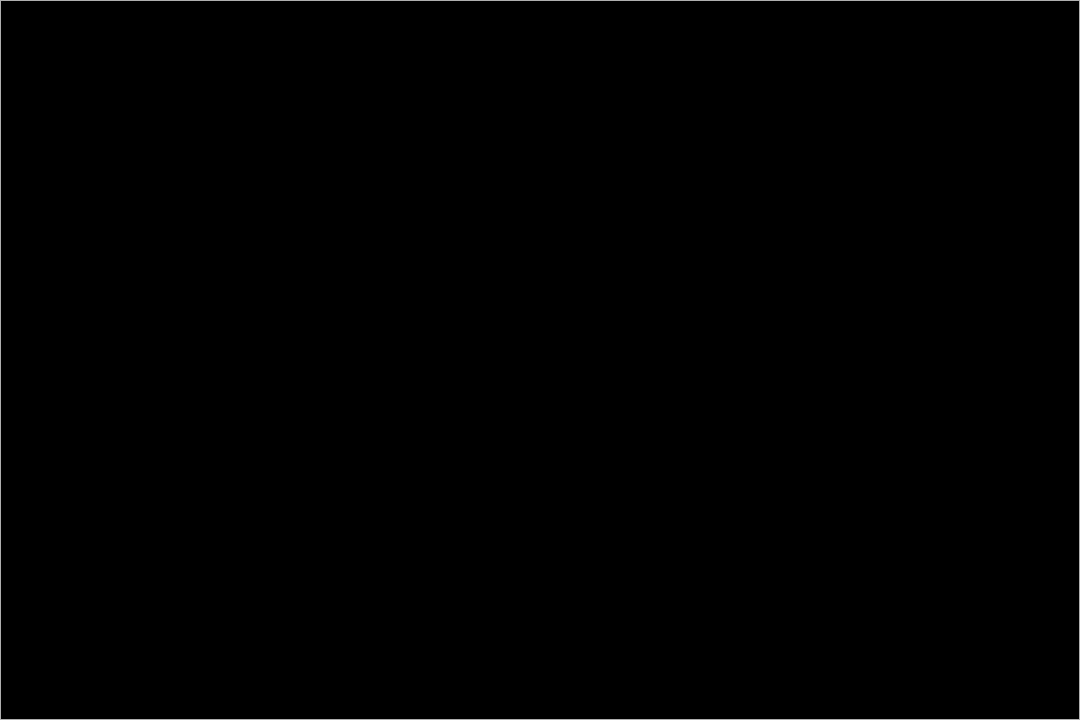
Frame 1 (no input)
Frame 60 (no input): identical to frame 1, image omitted
Frame 120 (the mouse pressed at the canvas centre since frame 60): identical to frame 1, image omitted

The p5.js sketch that drew this single still picture (run headless with seeded random() and noise() and a simulated clock; from frame 60 on, the mouse is pressed at the canvas centre):

// p5.js sketch
// ── sketch.js
let current = [];
let previous = [];
let DAMP = 0.999;
let rows;
let cols;

function setup() {
  pixelDensity(1);
  createCanvas(1080, 720);
  cols = width;
  rows = height;

  for (let i = 0; i < cols; i++) {
    current[i] = [];
    previous[i] = [];
    for (let j = 0; j < rows; j++) {
      current[i][j] = 0;
      previous[i][j] = 0;
    }
  }
}

function mouseDragged() {
  current[mouseX][mouseY] = 255;
}

function draw() {
  background(175);
  loadPixels();
  for (let i = 1; i < cols - 1; i++) {
    for (let j = 1; j < rows - 1; j++) {
      current[i][j] = (
          previous[i + 1][j] +
          previous[i - 1][j] +
          previous[i][j + 1] +
          previous[i][j - 1]) / 2 -
        current[i][j];
      current[i][j] = current[i][j] * DAMP;
      let index = (i + j * cols) * 4;
      pixels[index + 0] = current[i][j] * 255;
      pixels[index + 1] = current[i][j] * 255;
      pixels[index + 2] = current[i][j] * 255;
      pixels[index + 3] = 255;
    }
  }
  updatePixels();

  let temp = previous;
  previous = current;
  current = temp;
}
